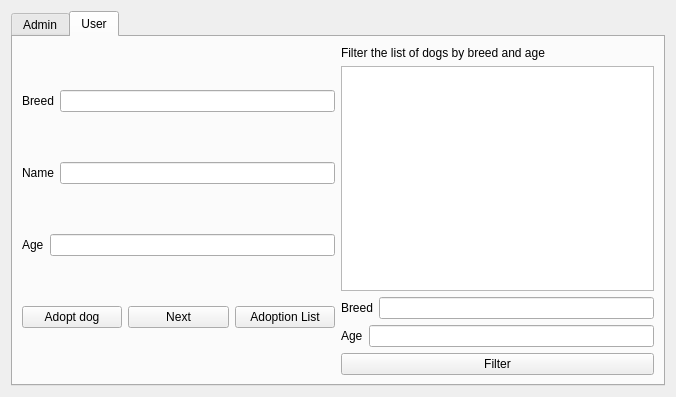
<?xml version="1.0" encoding="UTF-8"?>
<ui version="4.0">
 <class>mainw</class>
 <widget class="QWidget" name="mainw">
  <property name="geometry">
   <rect>
    <x>0</x>
    <y>0</y>
    <width>676</width>
    <height>397</height>
   </rect>
  </property>
  <property name="windowTitle">
   <string>Keep calm and adopt a pet!</string>
  </property>
  <layout class="QHBoxLayout" name="horizontalLayout_8">
   <item>
    <widget class="QTabWidget" name="tabWidget">
     <property name="currentIndex">
      <number>1</number>
     </property>
     <widget class="QWidget" name="tab">
      <attribute name="title">
       <string>Admin</string>
      </attribute>
      <layout class="QHBoxLayout" name="horizontalLayout_9">
       <item>
        <layout class="QHBoxLayout" name="horizontalLayout_7">
         <item>
          <widget class="QTableWidget" name="tableWidget"/>
         </item>
         <item>
          <layout class="QVBoxLayout" name="verticalLayout">
           <item>
            <layout class="QHBoxLayout" name="horizontalLayout">
             <item>
              <widget class="QLabel" name="label_2">
               <property name="text">
                <string>Breed</string>
               </property>
              </widget>
             </item>
             <item>
              <widget class="QLineEdit" name="lineEdit"/>
             </item>
            </layout>
           </item>
           <item>
            <layout class="QHBoxLayout" name="horizontalLayout_2">
             <item>
              <widget class="QLabel" name="label">
               <property name="text">
                <string>Name</string>
               </property>
              </widget>
             </item>
             <item>
              <widget class="QLineEdit" name="lineEdit_2"/>
             </item>
            </layout>
           </item>
           <item>
            <layout class="QHBoxLayout" name="horizontalLayout_3">
             <item>
              <widget class="QLabel" name="label_3">
               <property name="text">
                <string>Age</string>
               </property>
              </widget>
             </item>
             <item>
              <widget class="QLineEdit" name="lineEdit_3"/>
             </item>
            </layout>
           </item>
           <item>
            <layout class="QHBoxLayout" name="horizontalLayout_4">
             <item>
              <widget class="QLabel" name="label_4">
               <property name="text">
                <string>Link</string>
               </property>
              </widget>
             </item>
             <item>
              <widget class="QLineEdit" name="lineEdit_4"/>
             </item>
            </layout>
           </item>
           <item>
            <layout class="QHBoxLayout" name="horizontalLayout_5">
             <item>
              <widget class="QPushButton" name="pushButton">
               <property name="text">
                <string>Add</string>
               </property>
              </widget>
             </item>
             <item>
              <widget class="QPushButton" name="pushButton_2">
               <property name="text">
                <string>Update</string>
               </property>
              </widget>
             </item>
             <item>
              <widget class="QPushButton" name="pushButton_3">
               <property name="text">
                <string>Remove</string>
               </property>
              </widget>
             </item>
            </layout>
           </item>
           <item>
            <layout class="QHBoxLayout" name="horizontalLayout_6">
             <item>
              <widget class="QPushButton" name="pushButton_4">
               <property name="text">
                <string>Undo</string>
               </property>
              </widget>
             </item>
             <item>
              <widget class="QPushButton" name="pushButton_5">
               <property name="text">
                <string>Redo</string>
               </property>
              </widget>
             </item>
            </layout>
           </item>
          </layout>
         </item>
        </layout>
       </item>
      </layout>
     </widget>
     <widget class="QWidget" name="tab_2">
      <attribute name="title">
       <string>User</string>
      </attribute>
      <layout class="QHBoxLayout" name="horizontalLayout_18">
       <item>
        <layout class="QVBoxLayout" name="verticalLayout_2">
         <item>
          <layout class="QHBoxLayout" name="horizontalLayout_10">
           <item>
            <widget class="QLabel" name="label_5">
             <property name="text">
              <string>Breed</string>
             </property>
            </widget>
           </item>
           <item>
            <widget class="QLineEdit" name="lineEdit_5">
             <property name="readOnly">
              <bool>true</bool>
             </property>
            </widget>
           </item>
          </layout>
         </item>
         <item>
          <layout class="QHBoxLayout" name="horizontalLayout_11">
           <item>
            <widget class="QLabel" name="label_6">
             <property name="text">
              <string>Name</string>
             </property>
            </widget>
           </item>
           <item>
            <widget class="QLineEdit" name="lineEdit_6">
             <property name="readOnly">
              <bool>true</bool>
             </property>
            </widget>
           </item>
          </layout>
         </item>
         <item>
          <layout class="QHBoxLayout" name="horizontalLayout_12">
           <item>
            <widget class="QLabel" name="label_7">
             <property name="text">
              <string>Age</string>
             </property>
            </widget>
           </item>
           <item>
            <widget class="QLineEdit" name="lineEdit_7">
             <property name="readOnly">
              <bool>true</bool>
             </property>
            </widget>
           </item>
          </layout>
         </item>
         <item>
          <layout class="QHBoxLayout" name="horizontalLayout_15">
           <item>
            <widget class="QPushButton" name="pushButton_6">
             <property name="text">
              <string>Adopt dog</string>
             </property>
            </widget>
           </item>
           <item>
            <widget class="QPushButton" name="pushButton_7">
             <property name="text">
              <string>Next</string>
             </property>
            </widget>
           </item>
           <item>
            <widget class="QPushButton" name="pushButton_8">
             <property name="text">
              <string>Adoption List</string>
             </property>
            </widget>
           </item>
          </layout>
         </item>
        </layout>
       </item>
       <item>
        <layout class="QVBoxLayout" name="verticalLayout_3">
         <item>
          <widget class="QLabel" name="label_8">
           <property name="text">
            <string>Filter the list of dogs by breed and age</string>
           </property>
          </widget>
         </item>
         <item>
          <widget class="QTableWidget" name="tableWidget_2"/>
         </item>
         <item>
          <layout class="QHBoxLayout" name="horizontalLayout_13">
           <item>
            <widget class="QLabel" name="label_9">
             <property name="text">
              <string>Breed</string>
             </property>
            </widget>
           </item>
           <item>
            <widget class="QLineEdit" name="lineEdit_8"/>
           </item>
          </layout>
         </item>
         <item>
          <layout class="QHBoxLayout" name="horizontalLayout_14">
           <item>
            <widget class="QLabel" name="label_10">
             <property name="text">
              <string>Age</string>
             </property>
            </widget>
           </item>
           <item>
            <widget class="QLineEdit" name="lineEdit_9"/>
           </item>
          </layout>
         </item>
         <item>
          <widget class="QPushButton" name="pushButton_9">
           <property name="text">
            <string>Filter</string>
           </property>
          </widget>
         </item>
        </layout>
       </item>
       <item>
        <layout class="QVBoxLayout" name="verticalLayout_4"/>
       </item>
      </layout>
     </widget>
    </widget>
   </item>
  </layout>
 </widget>
 <resources/>
 <connections/>
</ui>
